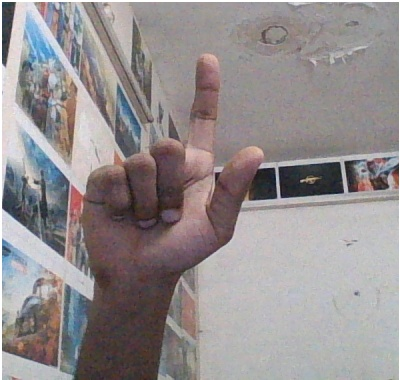
#> input picture code/1.jpg, 400 x 380 px
$ python grab_foreground.py
#> lines starting #> are read from the running program, lines starting #| are printed output that depends on the picture
import numpy as np
import cv2
import matplotlib.pyplot as plt

#read image
img = np.array(cv2.imread('1.jpg'))
#> img is the input picture: shape (380, 400, 3); mean B, G, R 142.8, 141.8, 148.2

#this is mask
mask = np.zeros(img.shape[:2],np.uint8)

#this bgdModel and fgdModel is used in background
bgdModel = np.zeros((1,65),np.float64)
fgdModel = np.zeros((1,65),np.float64)

#This is a rectangular cross section of given image where it will search for foreground
rect = (35,30,330,312)

#This is a grabcut func from opencv which is used to detect foreground
cv2.grabCut(img,mask,rect,bgdModel,fgdModel,5,cv2.GC_INIT_WITH_RECT)
mask2 = np.where((mask==2)|(mask==0),0,1).astype('uint8')
img = img*mask2[:,:,np.newaxis]
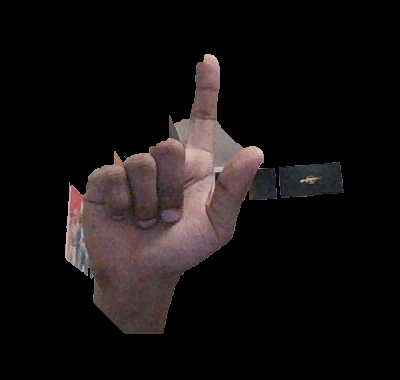
#> img: shape (380, 400, 3); mean B, G, R 16.9, 16.7, 20.8

#here we show our image
plt.imshow(img)
plt.colorbar()
plt.show()
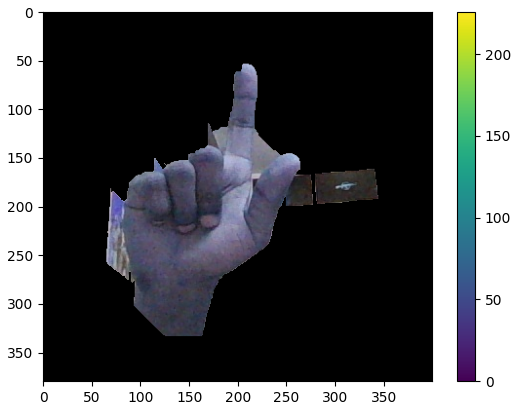
#> figure drawn by matplotlib, 2 panels; B, G, R data is drawn as R, G, B
cv2.imshow("sdfg",img)
cv2.waitKey(0)
cv2.imwrite("foreground.jpg",img)
